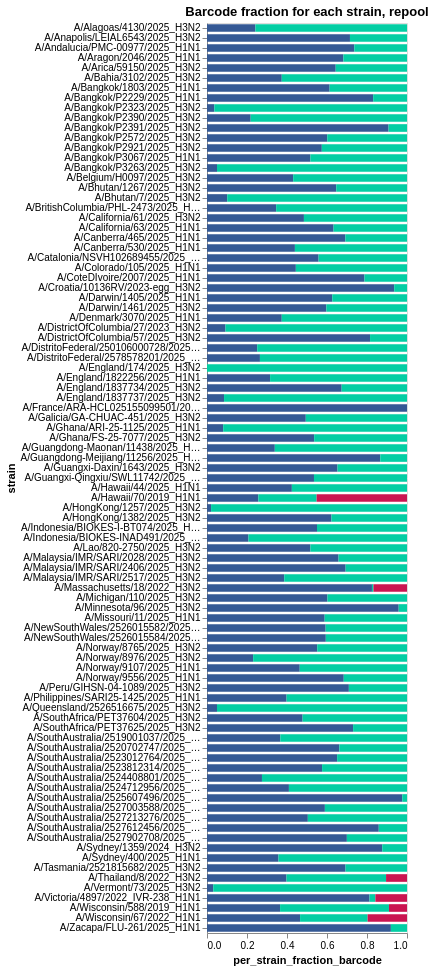

Notebook source saved alongside this figure:
### Code cell
# Each barcode fraction across strains
all_barcode_counts = counts[['strain', 'barcode', 'count', 'well']].dropna()
single_well_all_barcode_counts = all_barcode_counts[all_barcode_counts['well'].isin([f'{well1}',f'{well2}'])]

# Get tidy single well means
tidy_single_well = single_well_all_barcode_counts[['strain','barcode','count']].groupby(['strain', 'barcode']).mean().reset_index()
# Get sums for each strain
strain_sums_df = tidy_single_well.groupby('strain').sum().rename(columns = {'count': 'strain_count_sum'}).reset_index()
# Merge and calculate per strain the fraction represented by each barcode
tidy_single_well = tidy_single_well.merge(strain_sums_df[['strain', 'strain_count_sum']], 
                       on = ['strain'],
                       validate="many_to_one",
                      )
tidy_single_well['per_strain_fraction_barcode'] = tidy_single_well['count'] / tidy_single_well['strain_count_sum']
tidy_single_well['barcode_letter'] = tidy_single_well.groupby('strain').cumcount().apply(lambda x: string.ascii_uppercase[x])

# Plot as colored bar chart
bar_chart = alt.Chart(tidy_single_well).mark_bar(height={"band": 0.85}).encode(
    x = 'per_strain_fraction_barcode',
    y = 'strain',
    color=alt.Color('barcode_letter', legend=None).scale(range=color_palette),
    tooltip = ['strain', 'per_strain_fraction_barcode', 'barcode'],
).configure_axis(grid=False).properties(
        height = alt.Step(10),
        width = 200,
        title = "Barcode fraction for each strain, repool")

bar_chart

### Figure 1 — Vega-Lite specification as saved in the notebook (floating-point values rounded to 4 significant figures; data arrays with more than 128 entries replaced by an {"elided": "..."} marker saying what was removed)
{"config": {"view": {"continuousWidth": 300, "continuousHeight": 300}, "axis": {"grid": false}}, "data": {"name": "data-f1a7928035a09c9e8600ae7a2ca9306f"}, "mark": {"type": "bar", "height": {"band": 0.85}}, "encoding": {"color": {"field": "barcode_letter", "legend": null, "scale": {"range": ["#345995", "#03cea4", "#ca1551", "#eac435"]}, "type": "nominal"}, "tooltip": [{"field": "strain", "type": "nominal"}, {"field": "per_strain_fraction_barcode", "type": "quantitative"}, {"field": "barcode", "type": "nominal"}], "x": {"field": "per_strain_fraction_barcode", "type": "quantitative"}, "y": {"field": "strain", "type": "nominal"}}, "height": {"step": 10}, "title": "Barcode fraction for each strain, repool", "width": 200, "$schema": "https://vega.github.io/schema/vega-lite/v6.1.0.json", "datasets": {"data-f1a7928035a09c9e8600ae7a2ca9306f": {"elided": "209 records"}}}
